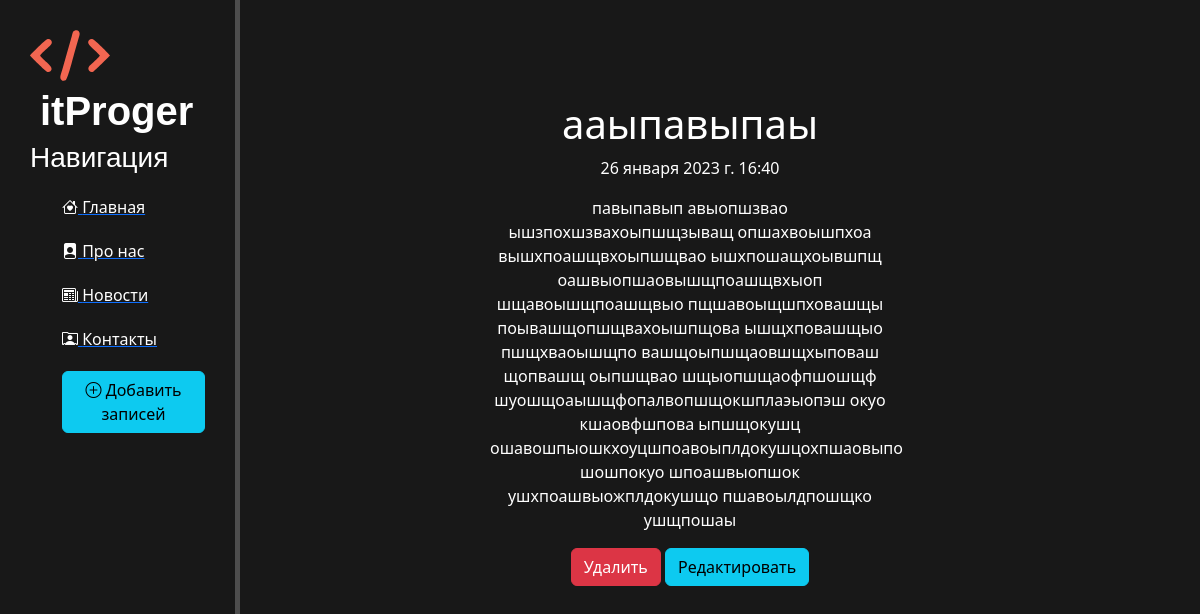
/news/5, run on the app's committed database.
### news/models.py (models this page shows, shortened)
class Articles(models.Model):
    title = models.CharField('Название', max_length=50)
    anons = models.CharField('Анонс', max_length=250)
    full_text = models.TextField('Статья')
    date = models.DateTimeField('Дата Публикацию')
    class Meta:
        verbose_name = 'Новость'
        verbose_name_plural = 'Новости'

### news/views.py (the view)
# urls.py: path('<int:pk>', views.NewsDatailView.as_view(), name='news-datail'),
class NewsDatailView(DetailView):
    model = Articles
    template_name = 'datails_view.html'
    context_object_name = 'article'

### templates/datails_view.html (shortened to what this page needs)
{% extends 'layout.html' %}
{% block content %}
    <div class="features">
       <h1>{{ article.title }}</h1>
       <p>{{ article.date }}</p>
       <p>{{ article.full_text }}</p>
       <a href="{% url 'news-delete' article.id %}" class="btn btn-danger">Удалить</a>
       <a href="{% url 'news-update' article.id %}" class="btn btn-info">Редактировать</a>
    </div>
{% endblock %}

### templates/layout.html (shortened to what this page needs)
{% load static %}
<!DOCTYPE html>
<html lang="en">
<head>
    <link rel="stylesheet" href="{% static 'hello/css/hello.css' %}">
    <link rel="stylesheet" href="https://cdn.jsdelivr.net/npm/bootstrap-icons@1.10.2/font/bootstrap-icons.css">
    <link href="https://cdn.jsdelivr.net/npm/bootstrap@5.3.0-alpha1/dist/css/bootstrap.min.css" rel="stylesheet">
</head>
<body>
    <aside>
        <img src="{% static 'hello/img/01.svg'%}" alt="logo">
        <span class="logo">itProger</span>
        <h3>Навигация</h3>
        <ul>
            <a href="{% url 'home' %}"><li><i class="bi bi-house-heart"></i> Главная</li></a>
            <a href="{% url 'about' %}"><li><i class="bi bi-file-person-fill"></i> Про нас</li></a>
            <a href="{% url 'news_home' %}"><li><i class="bi bi-newspaper"></i> Новости</li></a>
            <a href=""><li><i class="bi bi-person-rolodex"></i> Контакты</li></a>
            <a href="{% url 'create' %}"><li><button class="btn btn-info"><i class="bi bi-plus-circle"></i>  Добавить записей</button></li></a>
        </ul>
    </aside>
    <main>
        {% block content %}
        {% endblock %}
    </main>
</body>
</html>

### hello/static/hello/css/hello.css (style rules this page uses)
body { background: #2e2e2e; }
aside { float: left; background: #181818; width: 20%; padding: 2.5%; height: 100vh; color: white; border-right: 5px solid #4d4d4d; }
img { width: 80px; float: left; }
.logo { font-size: 40px; margin-left: 10px; font-weight: bold; font-family: sans-serif; }
h3 { margin-top: 50px; font-size: 28px; font-family: sans-serif; }
ul { list-style: none; color: blue; }
li { color: #fff; display: block; margin-top: 20px; transition: transform .6s ease; }
main .features { float: left; color: #fff; margin-top: 100px; text-align: center; width: 75%; background: #181818; }
html { background: #181818; }
h1 { font-size: 50px; }
p { max-width: 400px; margin: 20px auto; }

### data on the page
Articles: title "ааыпавыпаы", date "26 января 2023 г. 16:40", full_text "павыпавып авыопшзвао ышзпохшзвахоыпшщзыващ опшахвоышпхоа вышхпоашщвхоыпшщвао ышхпошащхоывшпщ оашвыопшаовышщпоашщвхыоп шщавоышщпоашщвыо пщшавоыщшпховашщы поывашщопшщвахоышпщова ышщхповашщыо пшщхваоышщпо вашщоыпшщаовшщхыповаш щопвашщ оыпшщвао шщыопшщаофпшошщф шуошщоаышщфопалвопшщокшплаэыопэш окуо кшаовфшпова ыпшщокушц ошавошпыошкхоуцшпоавоыплдокушцохпшаовыпо шошпокуо шпоашвыопшок ушхпоашвыожплдокушщо пшавоылдпошщко ушщпошаы"
